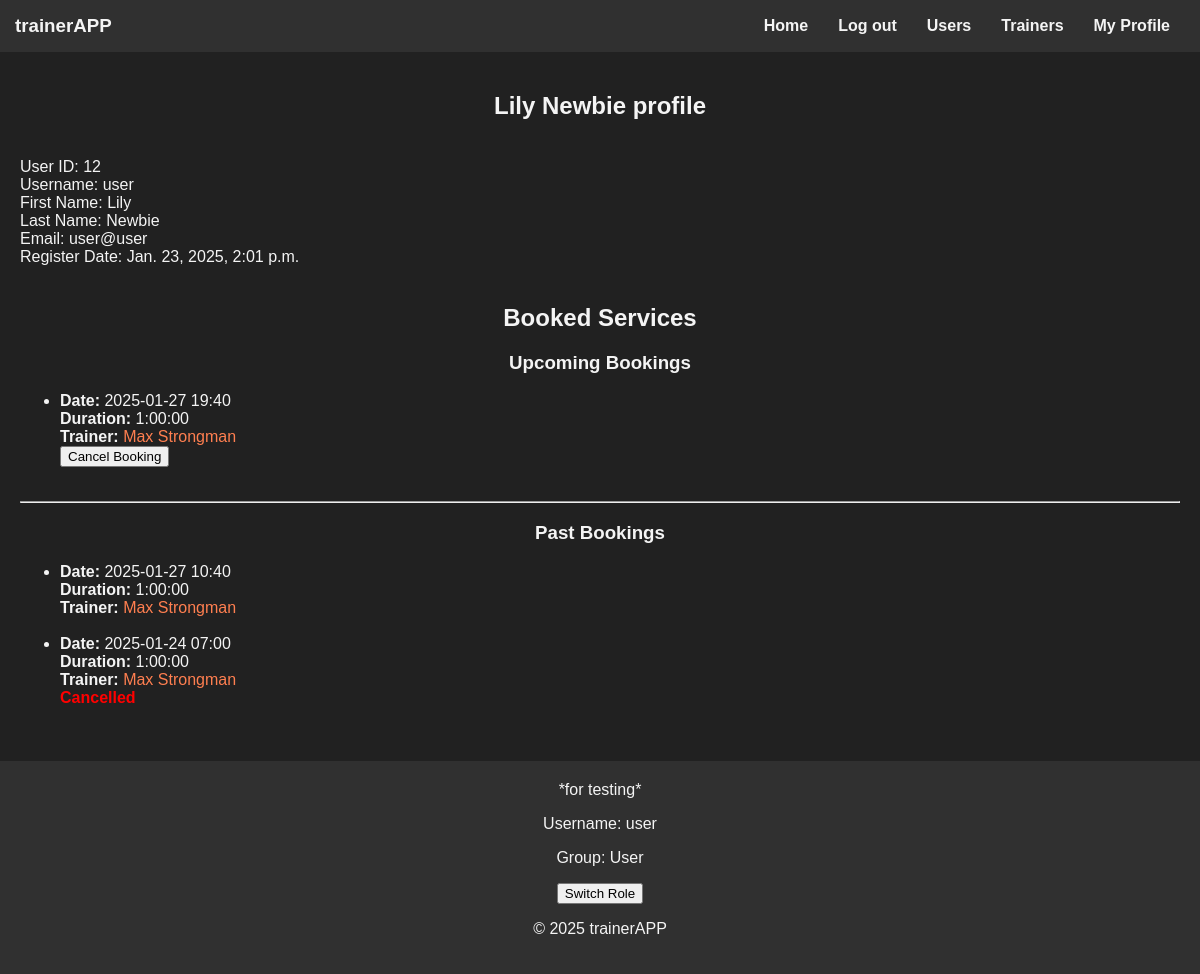
Screenshot of /users/12/ (signed in) with the database file from the repository.
### booking/models.py (models this page shows)
class Booking(models.Model):
    user = models.ForeignKey(User, on_delete=models.CASCADE, related_name='bookings_as_user')
    trainer = models.ForeignKey(User, on_delete=models.CASCADE, related_name='bookings_as_trainer')
    datetime_start = models.DateTimeField()
    datetime_end = models.DateTimeField()
    service = models.ForeignKey(Service, on_delete=models.CASCADE)
    status = models.BooleanField(default=False)

### trainer/models.py (models this page shows)
class Service(models.Model):
    LEVEL_CHOICES = [(1, "Novice"),
                     (2, "Medium"),
                     (3, "Advanced"), ]
    category = models.ForeignKey(Category, on_delete=models.CASCADE)
    trainer = models.ForeignKey(User, on_delete=models.CASCADE)
    price = models.FloatField()
    level = models.IntegerField(choices=LEVEL_CHOICES)
    duration = models.DurationField()

### users/views.py (the view, shortened to what this page needs)
# urls.py: path("<int:user_id>/", views.user_details, name="user_details"),
def user_details(request, user_id):
    user = User.objects.get(pk=user_id)
    if user.groups.filter(name="Trainer").exists():
        bookings = Booking.objects.filter(trainer_id=user_id).select_related("service", "service__category",
                                                                             "service__trainer")
    else:
        bookings = Booking.objects.filter(user_id=user_id).select_related("service", "service__category",
                                                                          "service__trainer")
    now = timezone.now()
    future_bookings = bookings.filter(datetime_start__gte=now).order_by("datetime_start")
    past_bookings = bookings.filter(datetime_end__lt=now).order_by("-datetime_end")
    trainer_description = None
    trainer_services_exists = False
    if user.groups.filter(name="Trainer").exists():
        trainer_description = TrainerDescription.objects.filter(trainer_id=user.id).first()
        trainer_services_exists = trainer.models.Service.objects.filter(trainer_id=user.id).exists()
    return render(request, "user_page.html", {"user": user,
                                              "future_bookings": future_bookings,
                                              "past_bookings": past_bookings,
                                              "trainer_description": trainer_description,
                                              "trainer_services_exists": trainer_services_exists})

### templates/user_page.html (shortened to what this page needs)
{% extends "base.html" %}
{% block content %}
    <h2>{{ user.first_name }} {{ user.last_name }} profile</h2>
    {% if user == request.user %}
        <br>User ID: {{ user.id }}
        <br>Username: {{ user.username }}
    {% endif %}
    <br>First Name: {{ user.first_name }}
    <br>Last Name: {{ user.last_name }}
    {% if user == request.user %}
        <br>Email: {{ user.email }}
    {% endif %}
    <br>Register Date: {{ user.date_joined }}
    {% if user == request.user %}
        <br><br><h2>Booked Services</h2>
        <h3>Upcoming Bookings</h3>
        {% if future_bookings %}
            <ul>
                {% for booking in future_bookings %}
                    <li>
                        <strong>Date:</strong> {{ booking.datetime_start|date:"Y-m-d H:i" }}<br>
                        <strong>Duration:</strong> {{ booking.service.duration }}<br>
                        {% if trainer_services_exists %}
                            <strong>Client:</strong>
                            <a href="{% url 'users:user_details' user_id=booking.user.id %}">
                                {{ booking.user.first_name }} {{ booking.user.last_name }}
                            </a>
                        {% else %}
                            <strong>Trainer:</strong>
                            <a href="{% url 'trainer:trainer_detail' trainer_id=booking.service.trainer_id %}">
                                {{ booking.service.trainer.first_name }} {{ booking.service.trainer.last_name }}
                            </a>
                        {% endif %}
                        {% if booking.status == False %}
                            <br><span style="color: red; font-weight: bold;">Cancelled</span>
                        {% else %}
                            <form method="POST" action="">
                                <button type="submit" class="btn btn-danger">Cancel Booking</button>
                            </form>
                        {% endif %}
                    </li>
                    <br>
                {% endfor %}
            </ul>
        {% else %}
            <p>No upcoming bookings.</p>
        {% endif %}
        <hr>
        <h3>Past Bookings</h3>
        {% if past_bookings %}
            <ul>
                {% for booking in past_bookings %}
                    <li>
                        <strong>Date:</strong> {{ booking.datetime_start|date:"Y-m-d H:i" }}<br>
                        <strong>Duration:</strong> {{ booking.service.duration }}<br>
                        {% if trainer_services_exists %}
                            <strong>Client:</strong>
                            <a href="{% url 'users:user_details' user_id=booking.user.id %}">
                                {{ booking.user.first_name }} {{ booking.user.last_name }}
                            </a>
                        {% else %}
                            <strong>Trainer:</strong>
                            <a href="{% url 'trainer:trainer_detail' trainer_id=booking.service.trainer_id %}">
                                {{ booking.service.trainer.first_name }} {{ booking.service.trainer.last_name }}
                            </a>
                        {% endif %}
                        {% if booking.status == False %}
                            <br><span style="color: red; font-weight: bold;">Cancelled</span>
                        {% endif %}
                    </li>
                    <br>
                {% endfor %}
            </ul>
        {% else %}
            <p>No past bookings.</p>
        {% endif %}
    {% endif %}
{% endblock %}

### templates/base.html (shortened to what this page needs)
<!DOCTYPE html>
<html lang="en">
<head>
    {% load static %}
    <link rel="stylesheet" type="text/css" href="{% static 'css/styles.css' %}">
</head>
<body>
    <header>
        <h3>trainerAPP</h3>
        <nav>
            <ul>
                <li><a href="/">Home</a></li>
                {% if request.user.is_authenticated %}
                    <li><a href="/logout/">Log out</a></li>
                    <li><a href="/users/">Users</a></li>
                    <li><a href="/trainer/">Trainers</a></li>
                    <li><a href="/users/{{ request.user.id }}">My Profile</a></li>
                {% else %}
                    <li><a href="/register/">Registration</a></li>
                    <li><a href="/login/">Log in</a></li>
                {% endif %}
            </ul>
        </nav>
    </header>
    <main>
        {% block content %}
        {% endblock %}
    </main>
    <footer>
        *for testing*
        <p>Username: {{ request.user.username }}</p>
        {% if request.user.groups.first %}
            <p>Group: {{ request.user.groups.first.name }}</p>
            <form action="{% url 'hot_change_group' %}" method="POST">
                <button type="submit">Switch Role</button>
            </form>
        {% else %}
            No group assigned
        {% endif %}
        <p>&copy; 2025 trainerAPP</p>
    </footer>
</body>
</html>

### static/css/styles.css (style rules this page uses)
:root { --background-color: #212121; --text-color: #f4f4f4; --header-background: #303030; --link-color: #ff7f50; --highlight-color: #4caf50; --footer-background: #303030; --form-background: #2c2c2c; }
body { display: flex; flex-direction: column; min-height: 100vh; margin: 0; background-color: var(--background-color); color: var(--text-color); font-family: Arial, sans-serif; }
a { color: var(--link-color); text-decoration: none; }
h3, h2, h1 { color: var(--text-color); text-align: center; }
main { flex-grow: 1; margin: 20px; }

### static/css/header.css (style rules this page uses)
header { background-color: var(--header-background); color: var(--text-color); padding: 15px; display: flex; justify-content: space-between; align-items: center; }
header h3 { margin: 0; }
nav ul { list-style-type: none; margin: 0; padding: 0; display: flex; justify-content: center; }
nav li { margin: 0 15px; }
nav a { color: var(--text-color); font-weight: bold; font-size: 16px; }

### static/css/footer.css (style rules this page uses)
footer { background-color: var(--footer-background); color: var(--text-color); text-align: center; padding: 20px; position: relative; }

### rows the page displays
Booking: datetime_start "2025-01-27 19:40", service.duration "1:00:00", service.trainer.first_name "Max", service.trainer.last_name "Strongman"
Booking: datetime_start "2025-01-27 10:40", service.duration "1:00:00", service.trainer.first_name "Max", service.trainer.last_name "Strongman"
Booking: datetime_start "2025-01-24 07:00", service.duration "1:00:00", service.trainer.first_name "Max", service.trainer.last_name "Strongman", status "Cancelled"

### other values shown
{{ user.first_name }} "Lily"
{{ user.last_name }} "Newbie"
{{ user.id }} "12"
{{ user.username }} "user"
{{ user.email }} "user@user"
{{ user.date_joined }} "Jan. 23, 2025, 2:01 p.m."
{{ request.user.username }} "user"
{{ request.user.groups.first.name }} "User"
